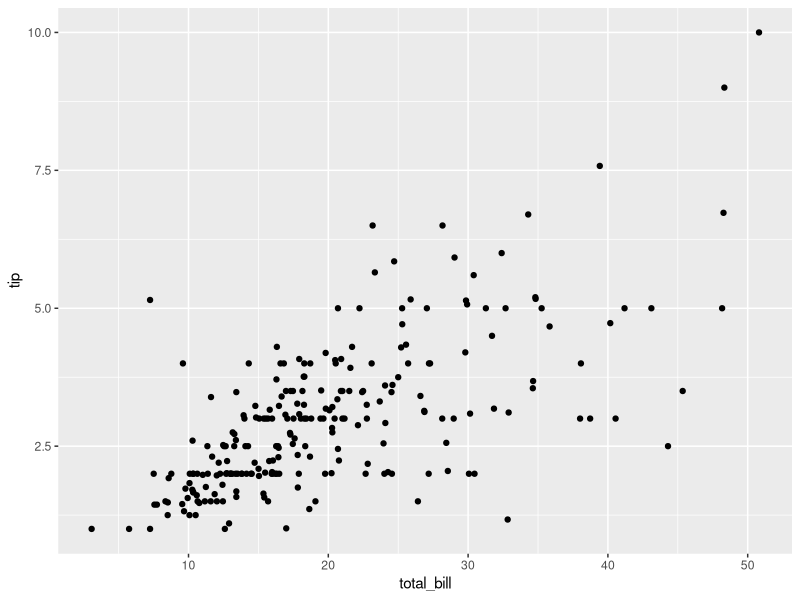
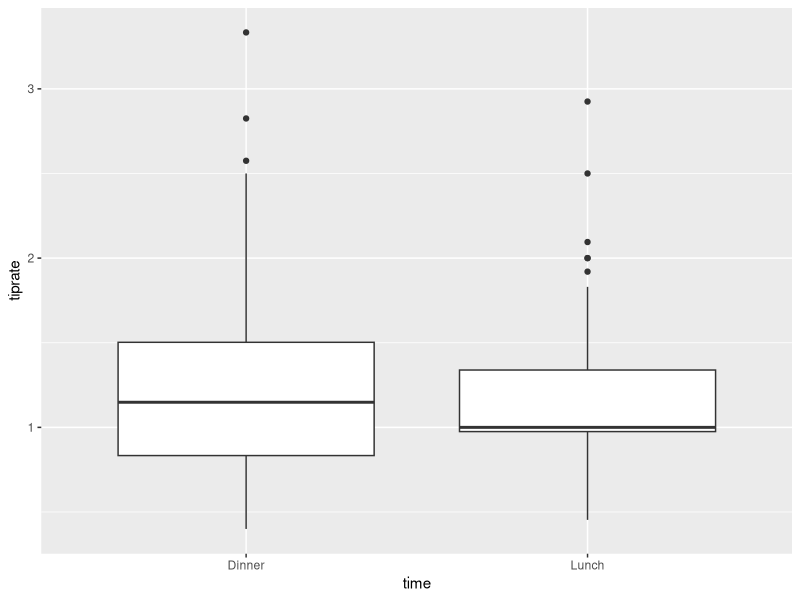
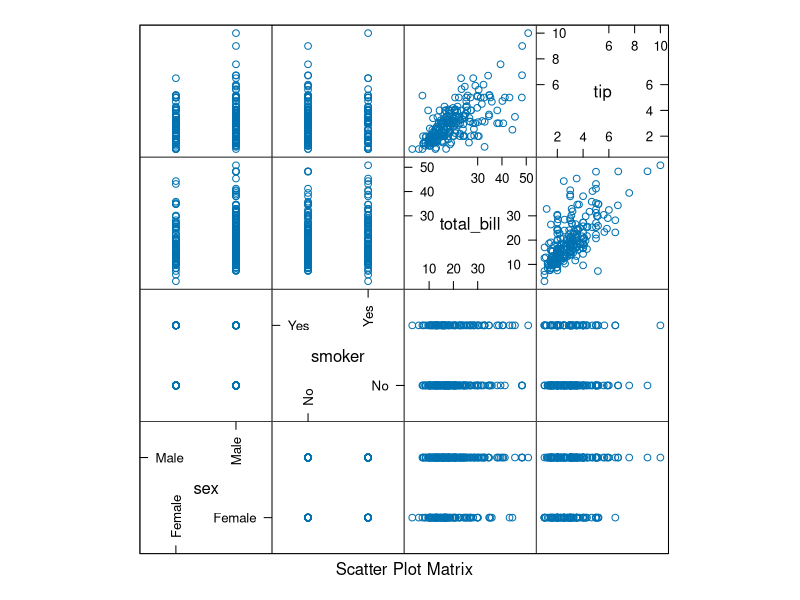
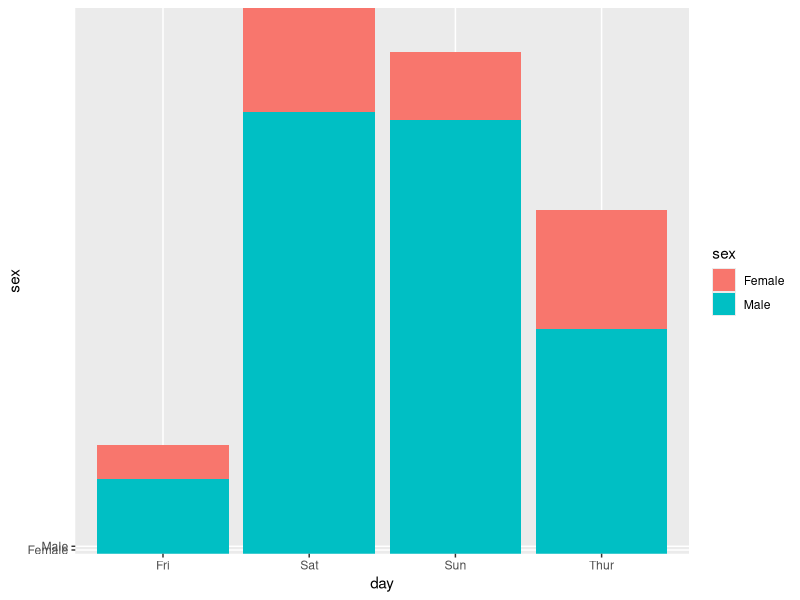

These figures' R source, in order:
## ---- chunk 1
knitr::opts_chunk$set(echo = TRUE)
library(ggplot2)
library(dplyr)
library(caret)
## ---- chunk 2
tips <- reshape2::tips
numParty <- nrow(tips)
## ---- chunk 3
sapply(tips, typeof)
## ---- chunk 4
day1 <- tips[,5]
day <- factor(day1, levels = c("Thur", "Fri", "Sat", "Sun"))
day
## ---- chunk 5
female <- subset(tips, sex == "Female")
female5 <- subset(female, size >= 5)
female5
## ---- chunk 6
ggplot(tips, aes(x=total_bill, y=tip)) + geom_point()
## ---- chunk 7
pretip_bill <- tips[,1] - tips[,2]
tiprate <- tips[,2]/tips[,7]
tips <- cbind(tips, pretip_bill)
tips <- cbind(tips, tiprate)
head(tips)
average_tip <- mean(tips[,9])
average_tip
## ---- chunk 8
ggplot(tips, aes(x=time, y=tiprate)) + geom_boxplot()
## ---- chunk 9
#ggplot(tips, aes(x = sex, y = total_bill)) + geom_col(aes(fill = tip), width = 0.7)
data(tips)
featurePlot(x=tips[,3:4], y=tips[, 1:2], plot = "pairs", auto.key=list(columns=4))
## ---- chunk 10
ggplot(tips, aes(x=day, y=sex)) + geom_bar(aes(fill = sex), stat = "identity")
